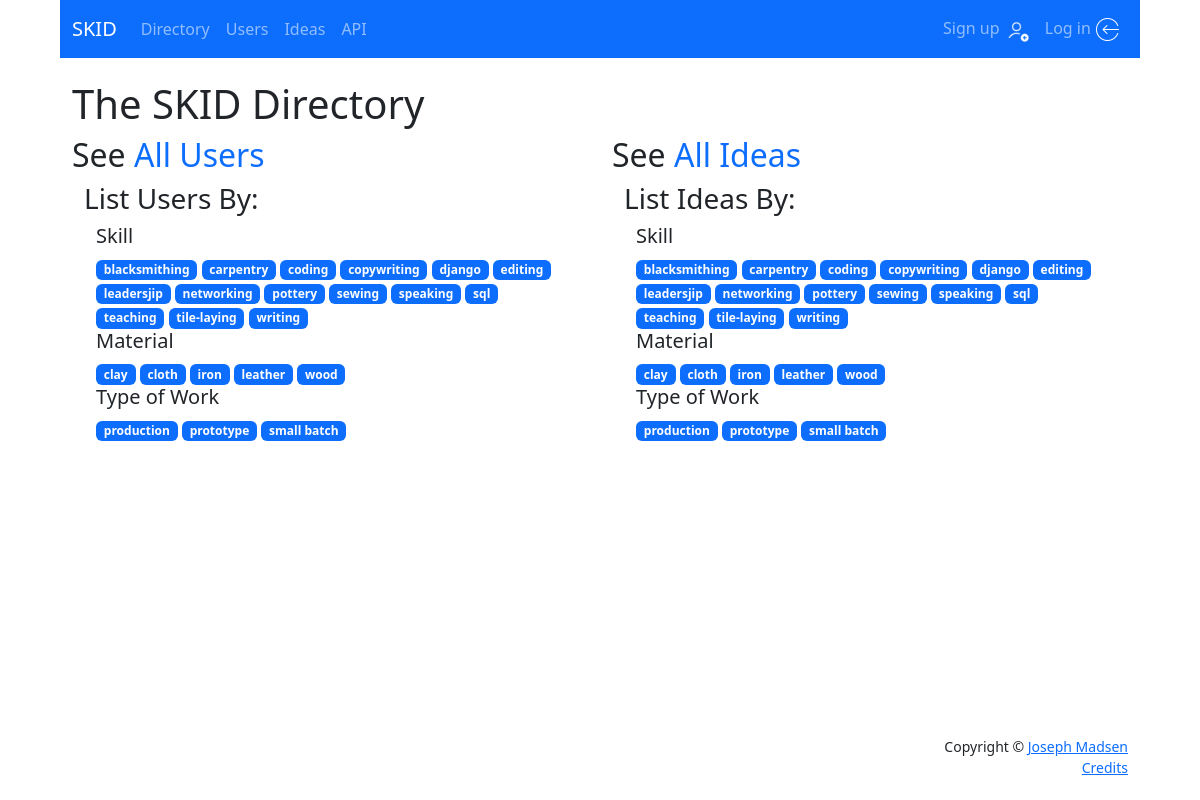
Page /directory/ on the earlier database version.
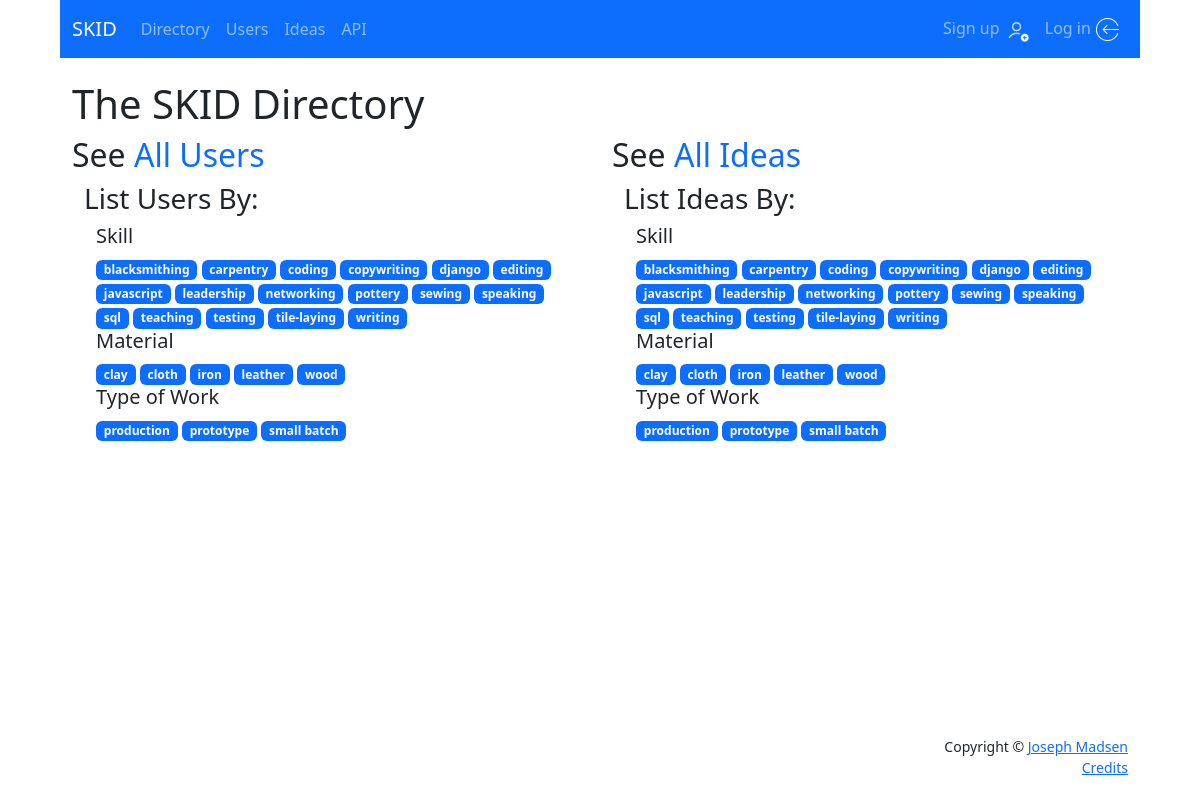
Same page on the later database version.
### users/models.py (models this page shows, shortened)
class Skill(models.Model):
    skill = models.CharField(max_length=100, unique=True)
    def __str__(self):
        return self.skill

class Material(models.Model):
    material = models.CharField(max_length=100, unique=True)
    def __str__(self):
        return self.material

class WorkType(models.Model):
    work_type = models.CharField(max_length=100, unique=True)
    def __str__(self):
        return self.work_type

### directory/views.py (the view)
# urls.py: path('', views.directory, name='directory'),
def directory(request):
    try:
        skills = Skill.objects.all().order_by('skill')
        materials = Material.objects.all().order_by('material')
        worktype = WorkType.objects.all().order_by('work_type')
        context = {
            'skills': skills,
            'materials': materials,
            'worktype': worktype,
        }
        return render(request, 'directory/directory.html', context)
    except Exception as err:
        print("ERROR: ", str(err))
        context = {'error': str(err)}
        return render(request, 'error_page.html', context, content_type='text/html')

### directory/templates/directory/directory.html (shortened to what this page needs)
{% extends 'base.html' %}
{% block content %}
    <div class="container">
        <h1>The SKID Directory</h1>
        <div class="row justify-content-evenly">
            <div class="col-6">
                <div>
                    <h2>
                        See <a href="{% url 'directory:users' %}" style="text-decoration: none;">All Users</a>
                    </h2>
                </div>
                <div class="container">
                    <h3>List Users By:</h3>
                        <div class="container">
                            <h5>Skill</h5>
                                {% for skill in skills %}
                                    <a href="{% url 'directory:user_skill' skill.id %}"
                                        class="badge bg-primary" style="text-decoration: none;">
                                        {{ skill }}
                                    </a>
                                {% endfor %}
                            <h5>Material</h5>
                                {% for material in materials %}
                                    <a href="{% url 'directory:user_material' material.id %}"
                                        class="badge bg-primary" style="text-decoration: none;">
                                        {{ material }}
                                    </a>
                                {% endfor %}
                            <h5>Type of Work</h5>
                                {% for type in worktype %}
                                    <a href="{% url 'directory:user_work_type' type.id %}"
                                        class="badge bg-primary" style="text-decoration: none;">
                                        {{ type }}
                                    </a>
                                {% endfor %}
                        </div>
                </div>
            </div>
            <div class="col-6">
                <div>
                    <h2>
                        See <a href="{% url 'directory:ideas' %}" style="text-decoration: none;">All Ideas</a>
                    </h2>
                </div>
                <div class="container">
                    <h3>List Ideas By:</h3>
                        <div class="container">
                            <h5>Skill</h5>
                                {% for skill in skills %}
                                    <a href="{% url 'directory:user_skill' skill.id %}"
                                        class="badge bg-primary" style="text-decoration: none;">
                                        {{ skill }}
                                    </a>
                                {% endfor %}
                            <h5>Material</h5>
                                {% for material in materials %}
                                    <a href="{% url 'directory:user_material' material.id %}"
                                        class="badge bg-primary" style="text-decoration: none;">
                                        {{ material }}
                                    </a>
                                {% endfor %}
                            <h5>Type of Work</h5>
                                {% for type in worktype %}
                                    <a href="{% url 'directory:user_work_type' type.id %}"
                                        class="badge bg-primary" style="text-decoration: none;">
                                        {{ type }}
                                    </a>
                                {% endfor %}
                        </div>
                </div>
            </div>
        </div>
    </div>
{% endblock content %}

### users/templates/base.html (shortened to what this page needs)
<!DOCTYPE html>
<html lang="en">
<head>
    <link rel="stylesheet" href="https://cdn.jsdelivr.net/npm/bootstrap@5.3.0-alpha1/dist/css/bootstrap.min.css"
      rel="stylesheet"
>
    {% load static %}
    <link rel="stylesheet" href="{% static 'css/styles.css' %}">
</head>
<body>
<div class="header">
{% block navbar %}
<nav class="navbar navbar-expand-lg bg-primary" data-bs-theme="dark">
  <div class="container-fluid">
    <a class="navbar-brand" href="{% url 'home' %}">SKID</a>
    <div class="collapse navbar-collapse" id="navbarSupportedContent">
      <div class="navbar-nav">
        <a class="nav-link" aria-current="page" href="{% url 'directory:directory' %}">Directory</a>
        <a class="nav-link" aria-current="page" href="{% url 'directory:users' %}">Users</a>
        <a class="nav-link" aria-current="page" href="{% url 'directory:ideas' %}">Ideas</a>
        <a class="nav-link" aria-current="page" href="/api">API</a>
      </div>
      <div class="navbar-nav ms-auto">
        {% if user.is_authenticated %}
          <a id="id_nav_user" class="nav-link" href="{% url 'users:profile' user.id %}">{{ user }} <img class="icon" src="{% static 'images/user.png' %}" alt=""></a>
          <a id="id_nav_logout" class="nav-link" href="{% url 'account_logout' %}">Log out <img class="icon" src="{% static 'images/logout.png' %}" alt=""></a>
        {% else %}
          <a id="id_nav_signup" class="nav-item nav-link" href="{% url 'account_signup' %}">Sign up <img class="icon" src="{% static 'images/signup.png' %}" alt=""></a>
          <a id="id_nav_login" class="nav-item nav-link" href="{% url 'account_login' %}">Log in <img class="icon" src="{% static 'images/login.png' %}" alt=""></a>
        {% endif %}
      </div>
    </div>
  </div>
</nav>
<div class="spacer"></div>
{% endblock navbar %}
</div>
<div class="content-wrap">
{% block content %}
{% endblock content %}
</div>
<div class="footer">
{% block footer %}
<div class="container">
  <footer class="mt-auto py-3 bg-grey">
    <p class="m-0 text-dark text-end small">Copyright &copy; <a href="https://www.josephmadsen.com">Joseph Madsen</a></p>
    <p class="m-0 text-dark text-end small"><a href="{% url 'credits' %}">Credits</a></p>
  </footer>
</div>
{% endblock footer %}
</div>
</body>
</html>

### users/static/css/styles.css (style rules this page uses)
body { max-width: 1080px; margin: auto; }
.header { height: 80px; }
.content-wrap { min-height: calc(100vh - 160px); }
.footer { height: 80px; }
.icon { height: 25px; width: 25px; }
.spacer { min-width: 10px; min-height: 10px; }

Differences in the rows shown:
removed Skill: skill "leadersjip"
added Skill: skill "javascript"
added Skill: skill "leadership"
added Skill: skill "testing"
